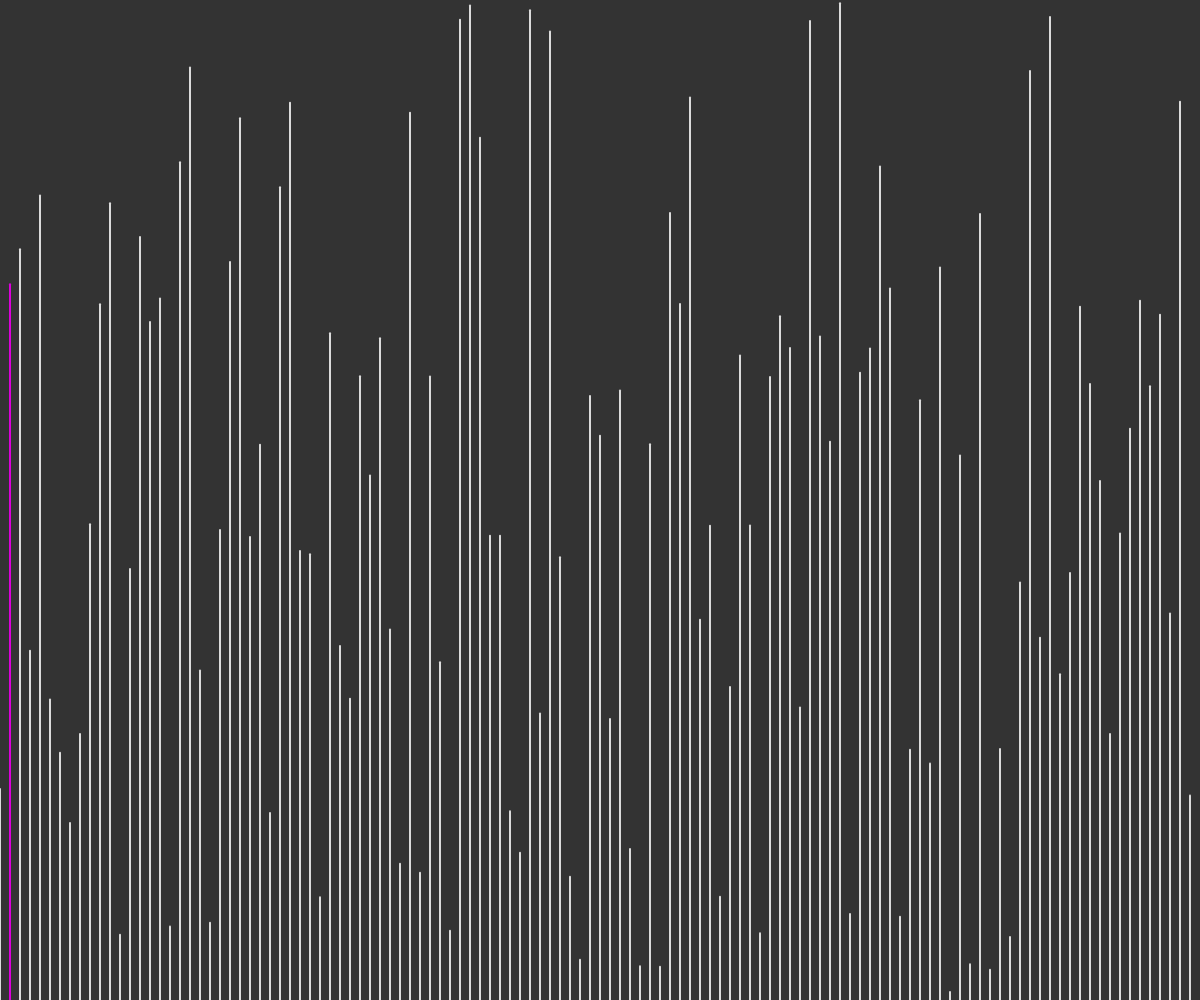
Frame 1 (no input)
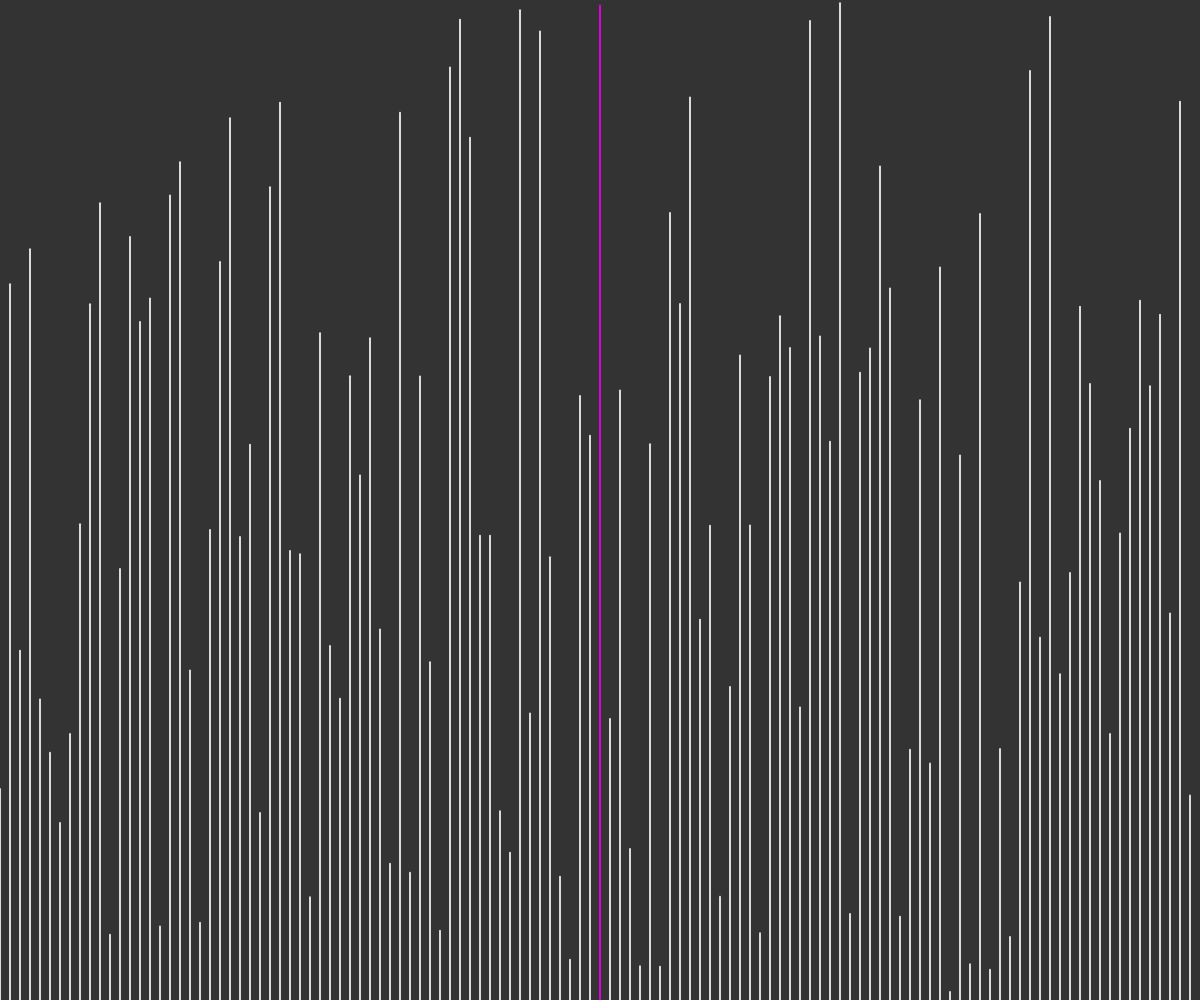
Frame 60 (no input)
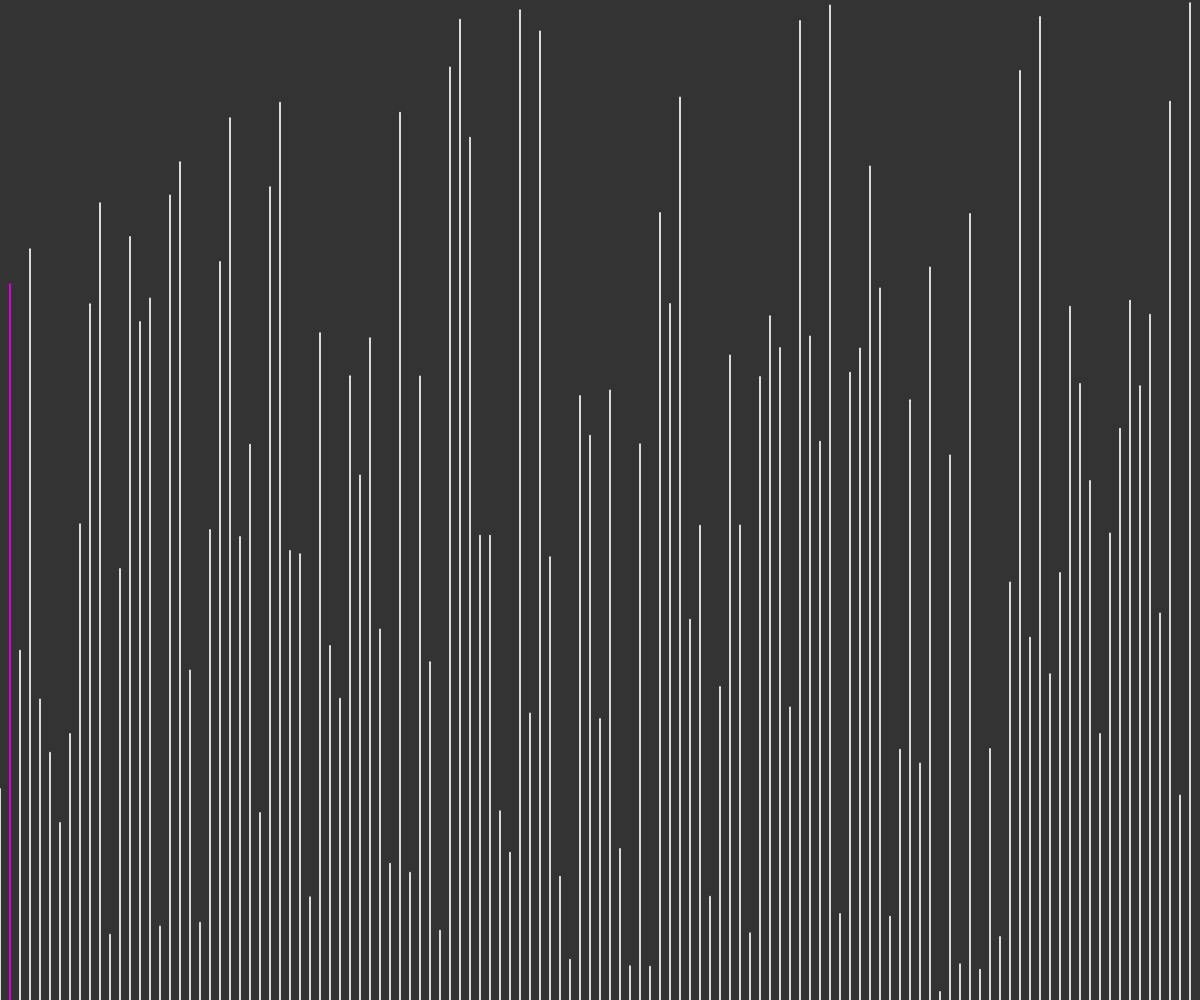
Frame 120 (the mouse pressed at the canvas centre since frame 60)

The p5.js sketch that drew these frames (run headless with seeded random() and noise() and a simulated clock; from frame 60 on, the mouse is pressed at the canvas centre):

// p5.js sketch
// ── sketch.js
let values = [];

let i = 0;
let j = 0;
let speed = 1;

function setup() {
  createCanvas(windowWidth, windowHeight);
  for (let i = 0; i < width / 10; i++) {
    values[i] = random(5, height);
  }
}

function draw() {
  background(51);
  stroke(220);
  strokeWeight(2);

  // for (let m = 0; m < speed; m++) {
  let a = values[j]
  let b = values[j + 1];

  if (a > b) {
    swap(values, j, j + 1);
  }
  if ( i < values.length) {
    j ++;
    if (j >= values.length - i - 1) {
      j = 0;
      i ++;
    }
  } else {
    console.log('FINISHED');
    noLoop();
  }
  // }


  for (let n = 0; n < values.length; n++) {
    push();
    if (n == j) {
      stroke(220, 0, 220);
    }
    line(n * 10, height, n * 10 , height - values[n]);
    pop();
  }
}

function swap(arr,a, b) {
  let temp = arr[a];
  arr[a] = arr[b];
  arr[b] = temp;
}
